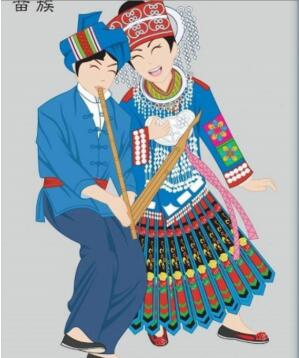
#> input picture blog07-threshold/miao.jpg, 299 x 358 px
$ python blog07-image01.py
#> lines starting #> are read from the running program, lines starting #| are printed output that depends on the picture; after the words box and inside, x2 and y2 are one past the last pixel; in counts of white or black regions, pixels touching at a corner belong together
#encoding:utf-8
import cv2
import numpy as np

#读取图片
src = cv2.imread('miao.jpg')
#> src is the input picture: shape (358, 299, 3); mean B, G, R 174.4, 166.2, 154.3

#灰度图像处理
GrayImage = cv2.cvtColor(src,cv2.COLOR_BGR2GRAY)
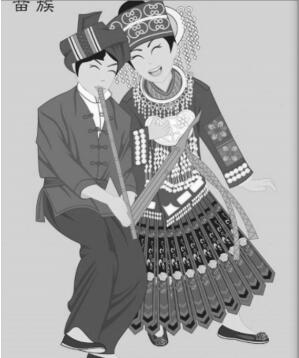
#> GrayImage: shape (358, 299); min 5, max 255, mean 163.5

#二进制阈值化处理
r, b = cv2.threshold(GrayImage, 127, 255, cv2.THRESH_BINARY)
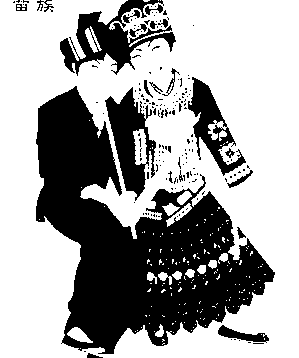
#> b: shape (358, 299); 64.2% white; 181 black regions (160 under 20 px), largest, box (x1, y1, x2, y2) and area: (36, 86, 275, 354) 28776, (60, 0, 176, 76) 3066, (105, 87, 156, 201) 2638
print(r)

#显示图像
cv2.imshow("src", src)
cv2.imshow("result", b)

#等待显示
cv2.waitKey(0)
cv2.destroyAllWindows()
